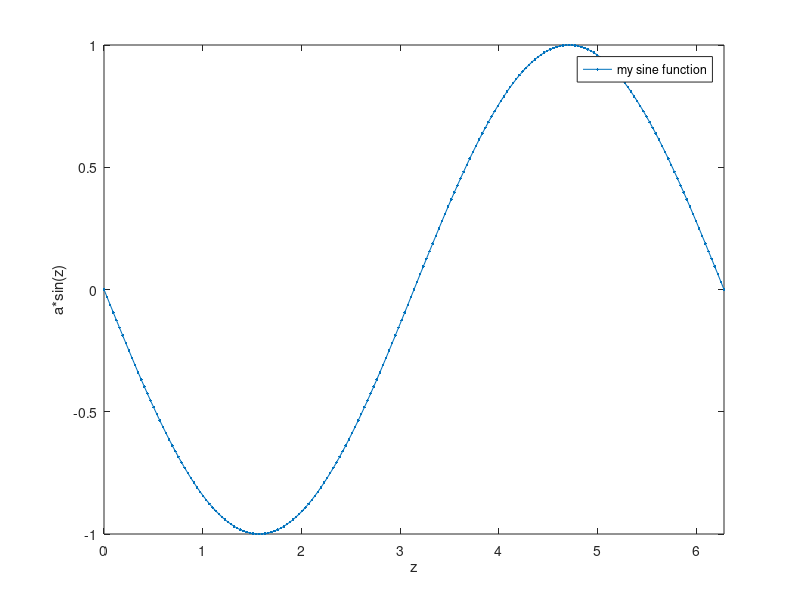

MATLAB code for this plot:
clear all
clc
close all
a = -1;
z = 0:pi/100:2*pi;
y = a*sin(z);
Nz = length(z);

figure
h = plot(z(1),y(1));
xlim([z(1) z(end)])
ylim([min(y) max(y)])
xlabel('z')
ylabel('a*sin(z)')
legend('my sine function')
init_getframe = struct('cdata',[],'colormap',[]);
frames = repmat(init_getframe, Nz, 1 );
frames(1) = getframe;
% Get frames
for i = 2:Nz
    set(h,'XData',z(1:i));
    set(h,'YData',y(1:i));
    drawnow
    frames(i) = getframe;
end
% Play movie
movie(frames)
